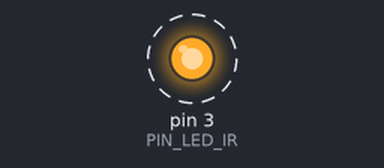
The sketch below on a simulated Arduino Uno, built with avr-gcc and run on an emulated ATmega328P. Shown: output pins drawn as LEDs (lit = HIGH). Dashed ring = blinking.

Above: at 0.2 s.
Timing chart, 0 to 3.0 s (numbered marks = the images above):
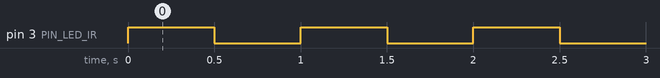

The sketch:

M5NanoC6_IR.ino
```cpp
// The built-in infrared (IR) LED.
// - https://docs.m5stack.com/en/core/M5NanoC6

//-------------------------------------------------------------------
const int PIN_LED_IR = 3;

//-------------------------------------------------------------------
void setup()
{
    pinMode(PIN_LED_IR, OUTPUT);
}

//-------------------------------------------------------------------
void loop()
{
    // infrared led on
    digitalWrite(PIN_LED_IR, HIGH);
    delay(500);

    // infrared led off
    digitalWrite(PIN_LED_IR, LOW);
    delay(500);
}
```

Measured:
- by itself, pin 3 (PIN_LED_IR): alternates HIGH for 0.50 s and LOW for 0.50 s
